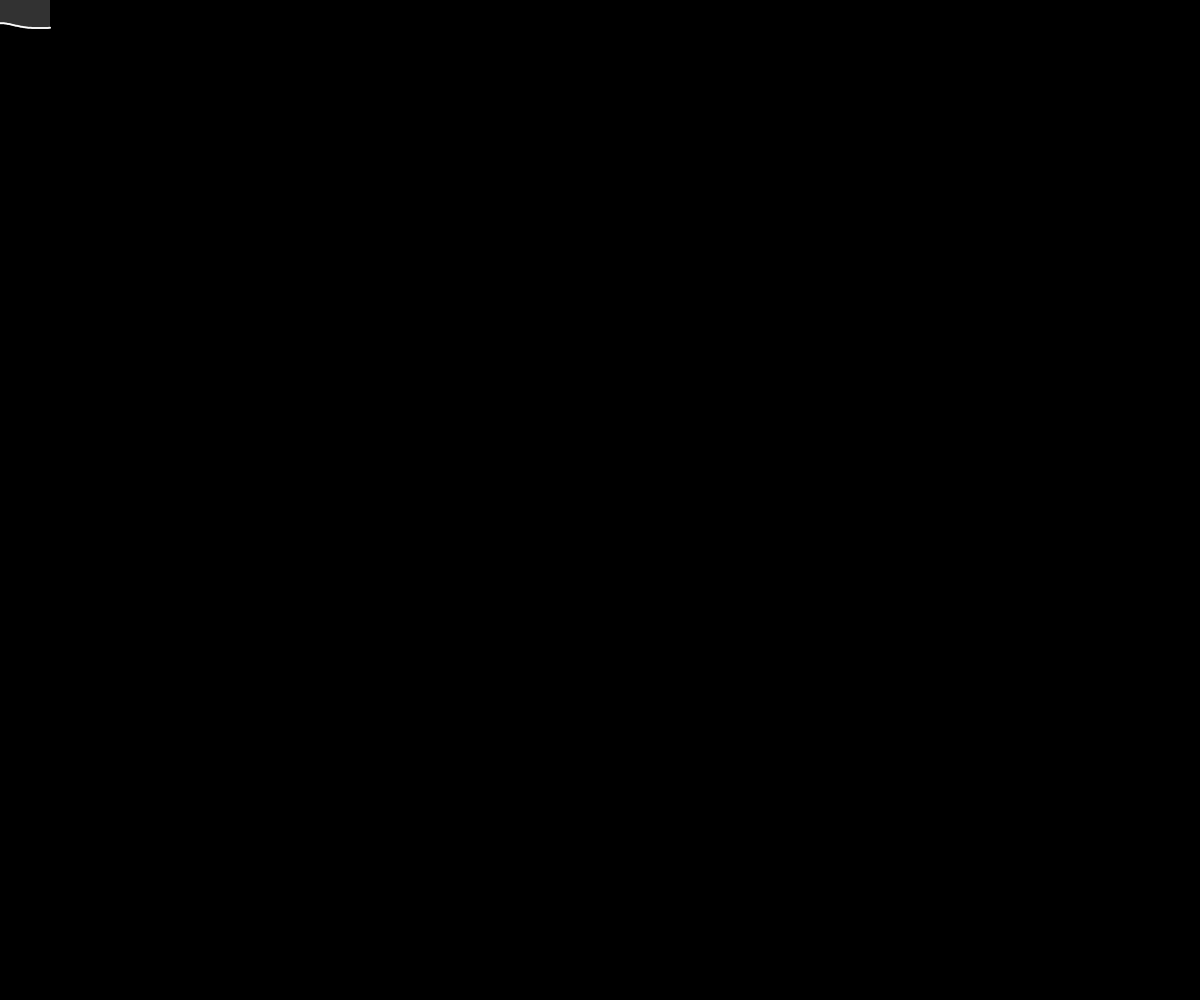
Frame 1 (no input)
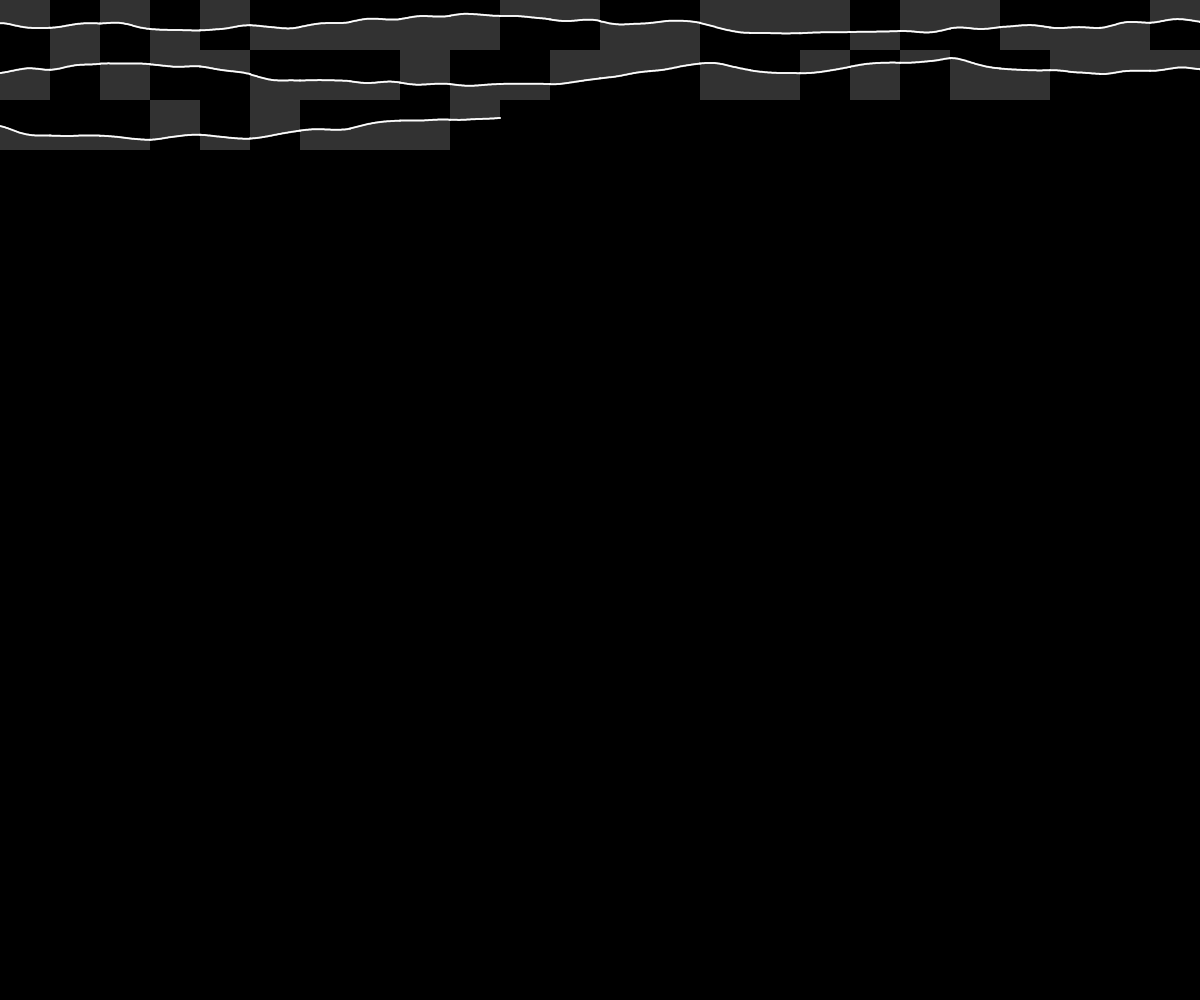
Frame 60 (no input)
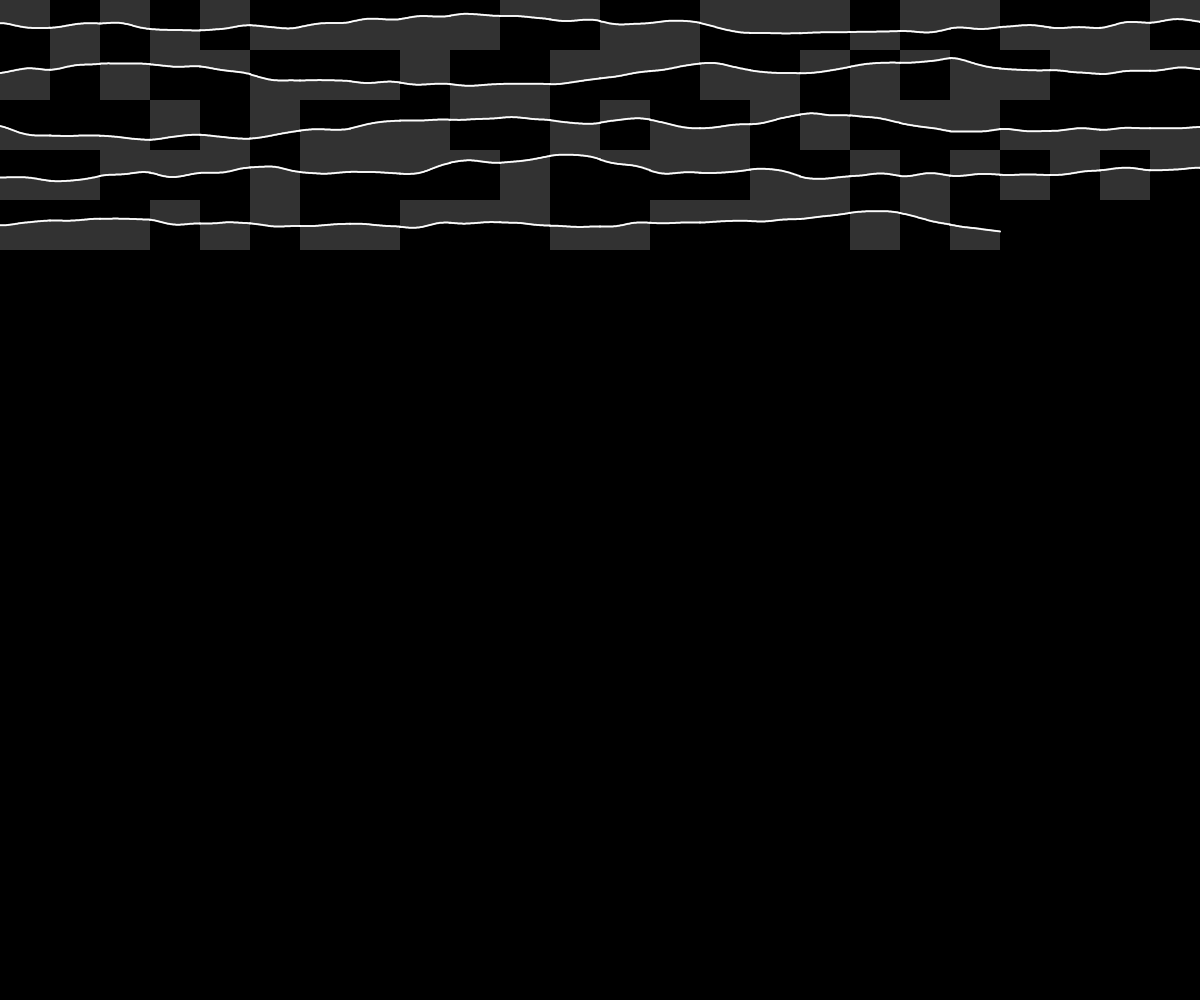
Frame 120 (the mouse pressed at the canvas centre since frame 60)

The p5.js sketch that drew these frames (run headless with seeded random() and noise() and a simulated clock; from frame 60 on, the mouse is pressed at the canvas centre):

// p5.js sketch
// ── sketch.js
//   __   __ _  ____  ____  ____   __
//  / _\ (  ( \(    \(  _ \(  __) / _\
// /    \/    / ) D ( )   / ) _) /    \
// \_/\_/\_)__)(____/(__\_)(____)\_/\_/
//
// -
// 10-print-geometric-landscapes by Andrea [landscapes, horizon]
// 2021 © Andrea @AndrCastellucci, Daniele @Fupete and the course DS-2021 at DESIGN.unirsm 
// github.com/ds-2021-unirsm — github.com/fupete — github.com/andrea-castellucci
// Educational purposes, MIT License, 2021, San Marino
// —

let x = 0;
let y = 0;
let modulo = 50;
var y1 = 10;

function setup() {
  createCanvas(windowWidth, windowHeight);
  background(0);
}

function draw() {
  translate(x,y);
  stroke(255);
  strokeWeight(2);
  fill(255, 255, 255, 50);
  
  beginShape();
  
  // definizione primo vertice della Shape
  noStroke();
  var rndm = random(1);
  if( rndm < 0.5){
    vertex(0,modulo);
  } else{
    vertex(0,0);
  }
  
  // generazione vertici della Shape
  // disegno punti che formano la curva bianca
  for(var i=0; i<=modulo; i++){
    noStroke();
    vertex(i,map(noise(y1), 0,1, 0,modulo));
    stroke(255);
    point(i,map(noise(y1), 0,1, 0,modulo));
    y1+=0.005;
  }
  
  // definizione ultimo vertice della Shape
  noStroke();
  if( rndm < 0.5){
    vertex(modulo,modulo);
  } else{
    vertex(modulo,0);
  }
  endShape();
  
  if(x<width){
    x+=modulo;
  } else{
    x=0;
    y+=modulo;
  }
  
  //y1+=0.5;
}
